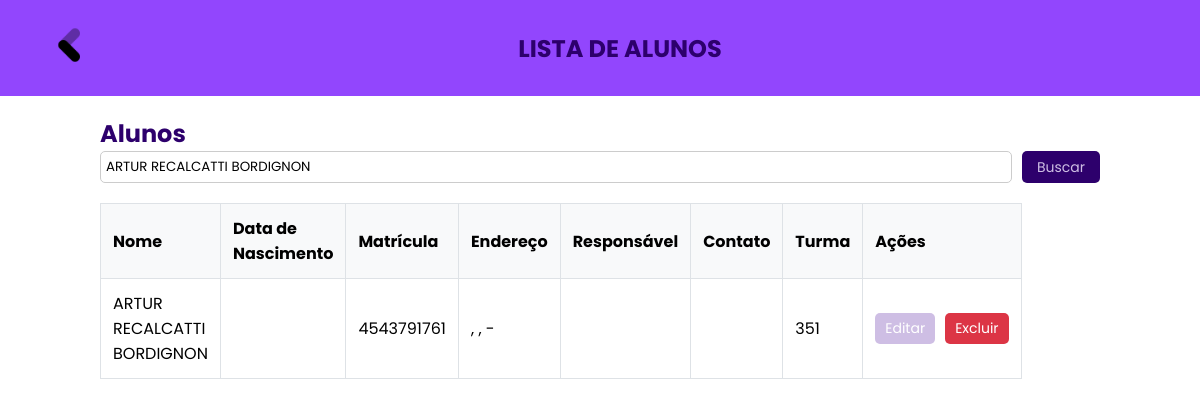
/pages/listar-alunos.php?busca=ARTUR RECALCATTI BORDIGNON, run on the app's committed database.
### tables this page shows
CREATE TABLE `alunos` (
  `id_alunos` int(11) NOT NULL,
  `nome` varchar(100) DEFAULT NULL,
  `data_nasc` date DEFAULT NULL,
  `matricula` varchar(30) DEFAULT NULL,
  `rua` varchar(100) DEFAULT NULL,
  `bairro` varchar(100) DEFAULT NULL,
  `cidade` varchar(100) DEFAULT NULL,
  `CEP` char(8) DEFAULT NULL,
  `nome_resp` varchar(100) DEFAULT NULL,
  `contat_resp` varchar(100) DEFAULT NULL,
  `id_turma` int(11) DEFAULT NULL
);

CREATE TABLE `turma` (
  `id_turma` int(11) NOT NULL,
  `numero_turma` int(3) DEFAULT NULL,
  `nome_curso` varchar(100) NOT NULL
);

### pages/listar-alunos.php (the view, shortened to what this page needs)
<?php
include 'conexao.php';
try {
    $query = " SELECT a.id_alunos AS id_aluno, a.nome AS aluno, a.data_nasc, a.matricula, a.rua, a.bairro, a.cidade, a.CEP, a.nome_resp, a.contat_resp, t.numero_turma
        FROM alunos a LEFT JOIN turma t ON a.id_turma = t.id_turma ORDER BY a.nome ASC";
    $stmt = $con->prepare($query);
    $stmt->execute();
    $alunos = $stmt->fetchAll(PDO::FETCH_ASSOC);
} catch (PDOException $e) {
    echo "Erro ao buscar alunos: " . $e->getMessage();
    exit;
}
?>
<?php
try {
    $filtroGeral = isset($_GET['busca']) ? trim($_GET['busca']) : '';
    $query = "SELECT a.id_alunos AS id_aluno, a.nome AS aluno, a.data_nasc, a.matricula,
                     a.rua, a.bairro, a.cidade, a.CEP, a.nome_resp, a.contat_resp,
                     t.numero_turma
              FROM alunos a
              LEFT JOIN turma t ON a.id_turma = t.id_turma
              WHERE :busca = ''
                 OR a.nome LIKE :buscaLike
                 OR a.data_nasc LIKE :buscaLike
                 OR a.matricula LIKE :buscaLike
                 OR a.rua LIKE :buscaLike
                 OR a.bairro LIKE :buscaLike
                 OR a.cidade LIKE :buscaLike
                 OR a.CEP LIKE :buscaLike
                 OR a.nome_resp LIKE :buscaLike
                 OR a.contat_resp LIKE :buscaLike
                 OR t.numero_turma LIKE :buscaLike
              ORDER BY a.nome ASC";
    $stmt = $con->prepare($query);
    $stmt->bindValue(':busca', $filtroGeral, PDO::PARAM_STR);
    $stmt->bindValue(':buscaLike', "%$filtroGeral%", PDO::PARAM_STR);
    $stmt->execute();
    $alunos = $stmt->fetchAll(PDO::FETCH_ASSOC);
} catch (PDOException $e) {
    echo "Erro ao buscar alunos: " . $e->getMessage();
    exit;
}
?>
<!DOCTYPE html>
<html lang="pt-BR">
<head>
    <link rel="stylesheet" href="css/hist.css">
</head>
<body>
<div class="navb">
    <a href="dashboard">
        <img src="img/back.png" height="40px">
    </a>
    <h2>LISTA DE ALUNOS</h2>
</div>
    <div class="container">
        <h2>Alunos</h2>
        <div class="search-bar">
            <form method="GET" action="" style="display: flex; gap: 10px; flex-wrap: wrap; margin-bottom: 20px;">
                <input type="text" name="busca" placeholder="Buscar pelo aluno"
                       value="<?= htmlspecialchars($filtroGeral); ?>"
                       style="flex: 1; min-width: 200px; padding: 5px; border: 1px solid #ccc; border-radius: 5px;">
                <button type="submit"
                        style="padding: 5px 15px; background-color: #2D006C; color: #CEBEE4; border: none; border-radius: 5px; font-size: 14px;">
                    Buscar
                </button>
            </form>
        </div>
        <table class="table">
            <thead>
                <tr>
                    <th>Nome</th>
                    <th>Data de Nascimento</th>
                    <th>Matrícula</th>
                    <th>Endereço</th>
                    <th>Responsável</th>
                    <th>Contato</th>
                    <th>Turma</th>
                    <th>Ações</th>
                </tr>
            </thead>
            <tbody>
                <?php if (count($alunos) > 0): ?>
                    <?php foreach ($alunos as $aluno): ?>
                        <tr>
                            <td><?= htmlspecialchars($aluno['aluno']) ?></td>
                            <td><?= htmlspecialchars($aluno['data_nasc']) ?></td>
                            <td><?= htmlspecialchars($aluno['matricula']) ?></td>
                            <td><?= htmlspecialchars($aluno['rua'] . ', ' . $aluno['bairro'] . ', ' . $aluno['cidade'] . ' - ' . $aluno['CEP']) ?></td>
                            <td><?= htmlspecialchars($aluno['nome_resp']) ?></td>
                            <td><?= htmlspecialchars($aluno['contat_resp']) ?></td>
                            <td><?= htmlspecialchars($aluno['numero_turma'] ?: 'Sem Turma') ?></td>
                            <td>
                                <div class="action-buttons">
                                    <a class="btn btn-edit" href="editar_aluno?id=<?= $aluno['id_aluno'] ?>">Editar</a>
                                    <a class="btn btn-delete" href="excluir_aluno?id=<?= $aluno['id_aluno'] ?>" onclick="return confirm('Tem certeza que deseja excluir este aluno?')">Excluir</a>
                                </div>
                            </td>
                        </tr>
                    <?php endforeach; ?>
                <?php else: ?>
                    <tr>
                        <td colspan="8" style="text-align: center;">Nenhum aluno encontrado.</td>
                    </tr>
                <?php endif; ?>
            </tbody>
        </table>
    </div>
</body>
</html>

### css/hist.css (style rules this page uses)
* { margin: 0; font-family: "Poppins", sans-serif; }
body { height: 100vh; }
h2 { color: rgba(45,0,108,1); }
.navb { height: 12vh !important; background-color: rgba(146,70,253,1); display: flex; align-items: center; justify-content: space-between; }
.navb img, .navb p { margin: 0 50px; }

### pages/listar-alunos.php (style rules this page uses)
.container { max-width: 1000px; margin: 0 auto; padding: 20px; }
.table { width: 115vh; border-collapse: collapse; }
.table th, .table td { padding: 0.75rem; border: 1px solid #dee2e6; text-align: left; }
.table th { background-color: #f8f9fa; }
.action-buttons { display: flex; gap: 10px; }
.btn { padding: 5px 10px; text-decoration: none; color: #fff; border-radius: 5px; font-size: 14px; }
.btn-edit { background-color: #CEBEE4; }
.btn-delete { background-color: #dc3545; }
.search-bar { margin-bottom: 20px; }
.search-bar form { display: flex; gap: 10px; flex-wrap: wrap; }
.search-bar input, .search-bar button { padding: 5px; border-radius: 5px; border: 1px solid #ccc; }
.search-bar input { flex: 1; min-width: 100px; }
.search-bar button { background-color: #007bff; color: white; border: none; font-size: 14px; cursor: pointer; }

### data on the page
alunos: nome "ARTUR RECALCATTI BORDIGNON", matricula "4543791761", rua+bairro+cidade ", , -", id_turma.numero_turma "351"
